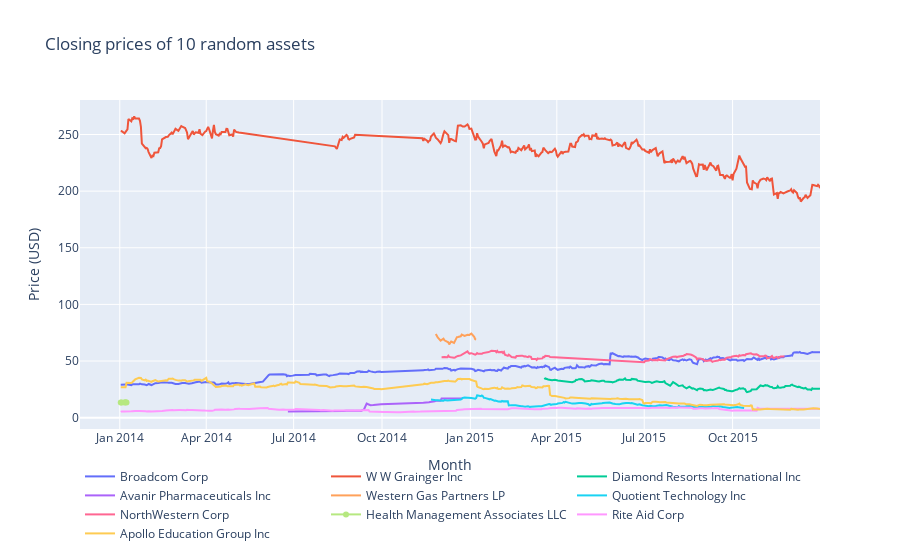

Notebook source saved alongside this figure:
### Markdown cell above
At first let's take 10 random assets and plot them.

### Code cell
data = []
for asset in np.random.choice(market_train_df['assetName'].unique(), 10):
    asset_df = market_train_df[(market_train_df['assetName'] == asset)]

    data.append(go.Scatter(
        x = asset_df['time'].dt.strftime(date_format='%Y-%m-%d').values,
        y = asset_df['close'].values,
        name = asset
    ))
layout = go.Layout(dict(title = "Closing prices of 10 random assets",
                  xaxis = dict(title = 'Month'),
                  yaxis = dict(title = 'Price (USD)'),
                  ),legend=dict(
                orientation="h"))
py.iplot(dict(data=data, layout=layout), filename='basic-line')

### Figure 1 — Plotly figure (JSON) as saved in the notebook; plotly's stock layout.template omitted (floating-point values rounded to 4 significant figures; data arrays with more than 128 entries replaced by an {"elided": "..."} marker saying what was removed)
{"data": [{"name": "Broadcom Corp", "type": "scatter", "x": {"elided": "473 str values"}, "y": {"elided": "473 float values"}}, {"name": "W W Grainger Inc", "type": "scatter", "x": {"elided": "386 str values"}, "y": {"elided": "386 float values"}}, {"name": "Diamond Resorts International Inc", "type": "scatter", "x": {"elided": "200 str values"}, "y": {"elided": "200 float values"}}, {"name": "Avanir Pharmaceuticals Inc", "type": "scatter", "x": ["2014-06-25", "2014-06-26", "2014-06-27", "2014-06-30", "2014-07-01", "2014-07-02", "2014-07-03", "2014-07-07", "2014-07-08", "2014-07-09", "2014-07-10", "2014-07-11", "2014-07-14", "2014-07-15", "2014-07-16", "2014-07-17", "2014-07-18", "2014-07-21", "2014-07-22", "2014-07-23", "2014-07-24", "2014-07-25", "2014-07-28", "2014-07-29", "2014-07-30", "2014-07-31", "2014-08-01", "2014-08-04", "2014-08-05", "2014-08-06", "2014-08-07", "2014-08-08", "2014-08-11", "2014-08-12", "2014-08-13", "2014-08-14", "2014-08-15", "2014-08-18", "2014-08-19", "2014-08-20", "2014-08-21", "2014-08-22", "2014-08-25", "2014-08-26", "2014-08-27", "2014-08-28", "2014-08-29", "2014-09-02", "2014-09-03", "2014-09-04", "2014-09-05", "2014-09-08", "2014-09-09", "2014-09-10", "2014-09-11", "2014-09-12", "2014-09-15", "2014-09-16", "2014-09-17", "2014-09-18", "2014-09-19", "2014-09-22", "2014-09-23", "2014-09-24", "2014-09-25", "2014-09-26", "2014-09-29", "2014-09-30", "2014-11-13", "2014-11-14", "2014-11-17", "2014-11-18", "2014-11-19", "2014-11-20", "2014-11-21", "2014-11-24", "2014-11-25", "2014-11-26", "2014-11-28", "2014-12-01", "2014-12-02", "2014-12-03", "2014-12-04", "2014-12-05", "2014-12-08", "2014-12-09", "2014-12-10", "2014-12-11", "2014-12-12", "2014-12-15", "2014-12-16", "2014-12-17", "2014-12-18", "2014-12-19", "2014-12-22", "2014-12-23", "2014-12-24"], "y": [5.4, 5.4, 5.56, 5.64, 5.7, 5.73, 5.84, 5.67, 5.35, 5.55, 5.62, 5.76, 5.84, 5.47, 5.37, 5.18, 5.39, 5.32, 5.28, 5.36, 5.27, 5.22, 5.2, 5.34, 5.4, 5.21, 5.27, 5.24, 5.23, 5.389, 5.42, 5.41, 5.51, 5.58, 5.65, 5.69, 5.57, 5.81, 5.81, 5.66, 5.66, 5.8, 6.06, 6.1, 6.05, 6.01, 6.22, 6.1, 6.13, 6.105, 6.17, 6.085, 5.93, 6.785, 6.72, 6.74, 12.49, 12.06, 11.68, 11.68, 11.04, 11.21, 11.31, 11.65, 11.49, 11.61, 11.95, 11.92, 13.14, 13.13, 13.25, 13.7, 13.57, 13.86, 13.88, 14.46, 14.46, 15.01, 14.92, 15, 16.92, 16.92, 16.96, 16.99, 16.95, 17.01, 16.99, 16.97, 16.95, 16.95, 16.91, 16.92, 16.99, 16.85, 16.94, 16.9, 16.91]}, {"name": "Western Gas Partners LP", "type": "scatter", "x": ["2014-11-26", "2014-11-28", "2014-12-01", "2014-12-02", "2014-12-03", "2014-12-04", "2014-12-05", "2014-12-08", "2014-12-09", "2014-12-10", "2014-12-11", "2014-12-12", "2014-12-15", "2014-12-16", "2014-12-17", "2014-12-18", "2014-12-19", "2014-12-22", "2014-12-23", "2014-12-24", "2014-12-26", "2014-12-29", "2014-12-30", "2014-12-31", "2015-01-02", "2015-01-05", "2015-01-06", "2015-01-07"], "y": [73.77, 70.93, 68.06, 68.91, 69.55, 69.74, 68.31, 66.65, 66.58, 64.71, 66.81, 67.25, 66.04, 67.58, 70.24, 71.06, 71.18, 71.83, 73.33, 73.08, 72.23, 73.16, 72.82, 73.05, 74.28, 71.34, 69.25, 68.94]}, {"name": "Quotient Technology Inc", "type": "scatter", "x": {"elided": "224 str values"}, "y": {"elided": "224 float values"}}, {"name": "NorthWestern Corp", "type": "scatter", "x": {"elided": "183 str values"}, "y": {"elided": "183 float values"}}, {"name": "Health Management Associates LLC", "type": "scatter", "x": ["2014-01-02", "2014-01-03", "2014-01-06", "2014-01-07", "2014-01-08"], "y": [13.3, 13.39, 13.32, 13.51, 13.45]}, {"name": "Rite Aid Corp", "type": "scatter", "x": {"elided": "504 str values"}, "y": {"elided": "504 float values"}}, {"name": "Apollo Education Group Inc", "type": "scatter", "x": {"elided": "473 str values"}, "y": {"elided": "473 float values"}}], "layout": {"legend": {"orientation": "h"}, "title": {"text": "Closing prices of 10 random assets"}, "xaxis": {"title": {"text": "Month"}}, "yaxis": {"title": {"text": "Price (USD)"}}}}
